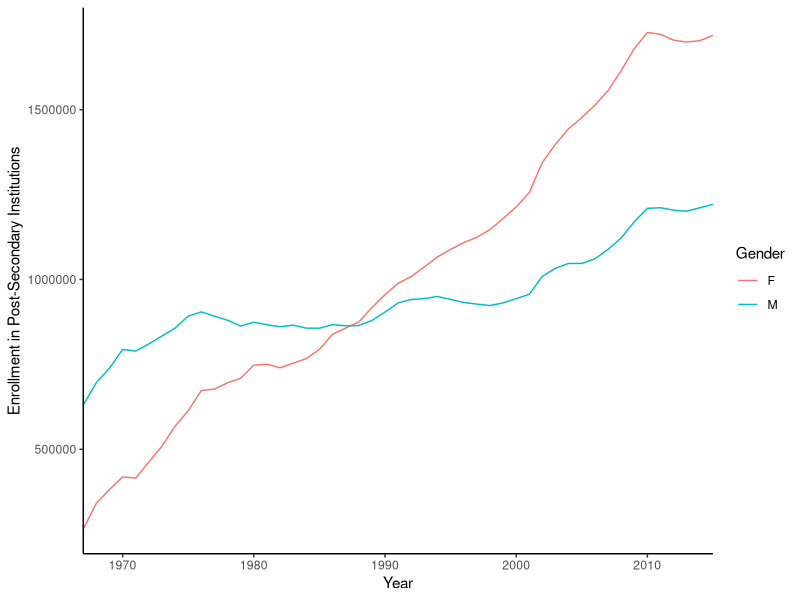
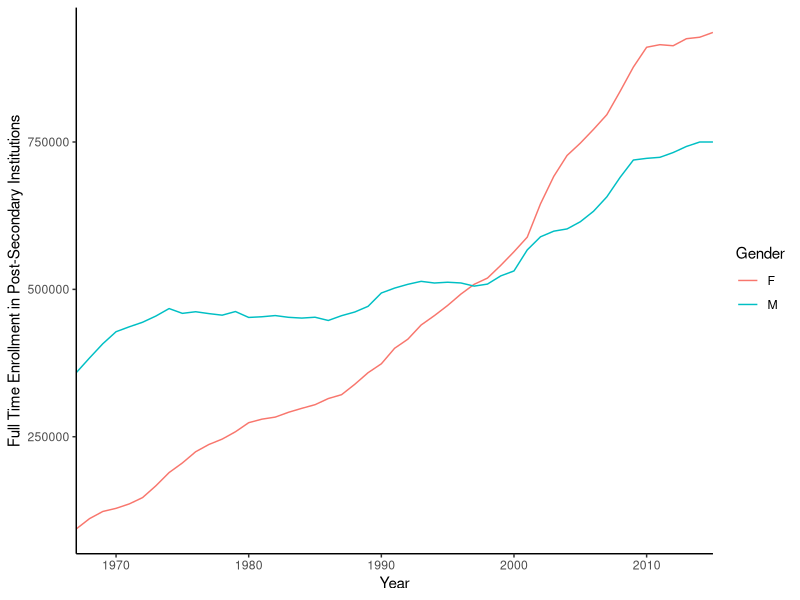
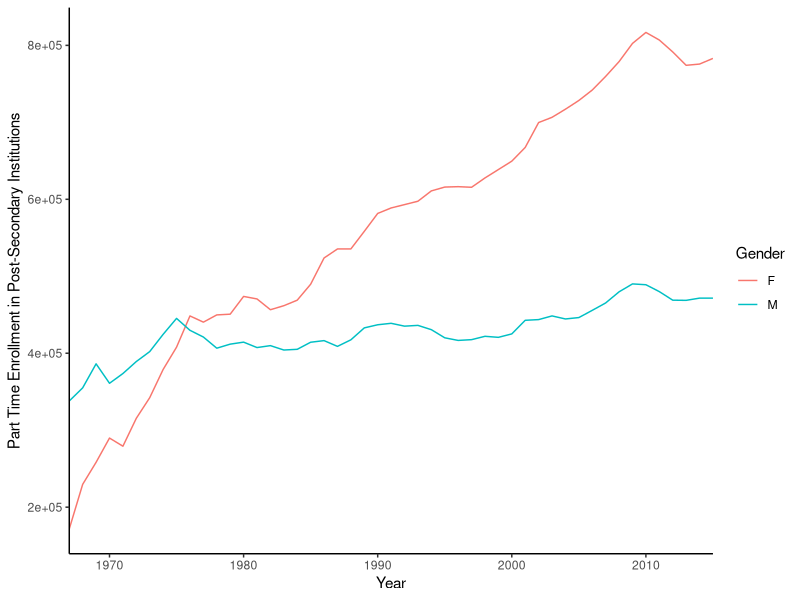
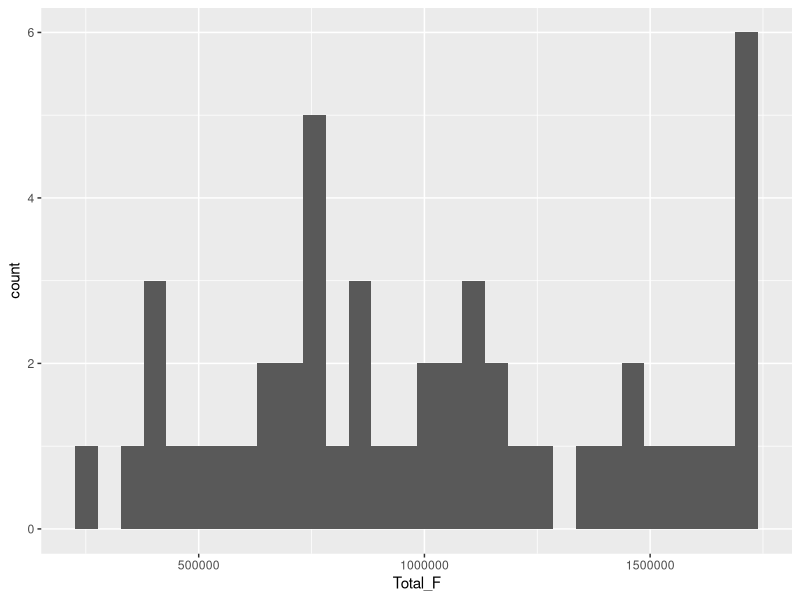
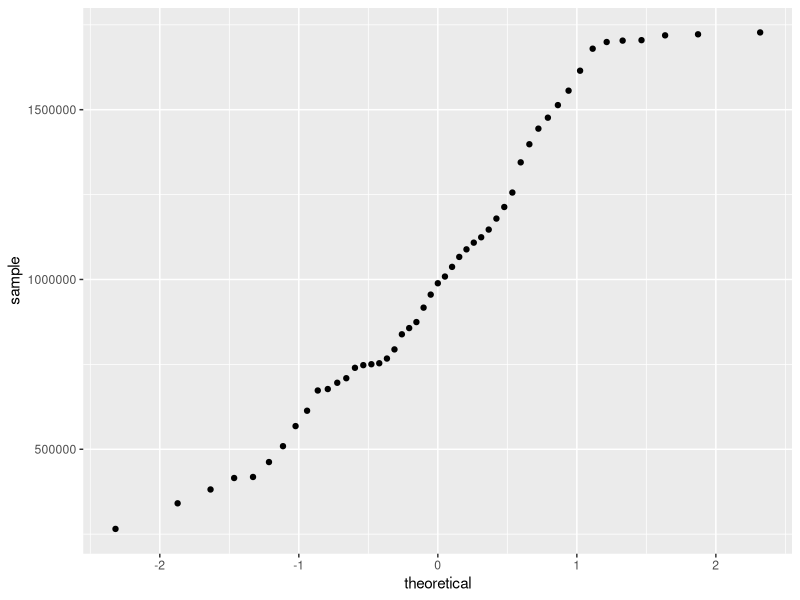
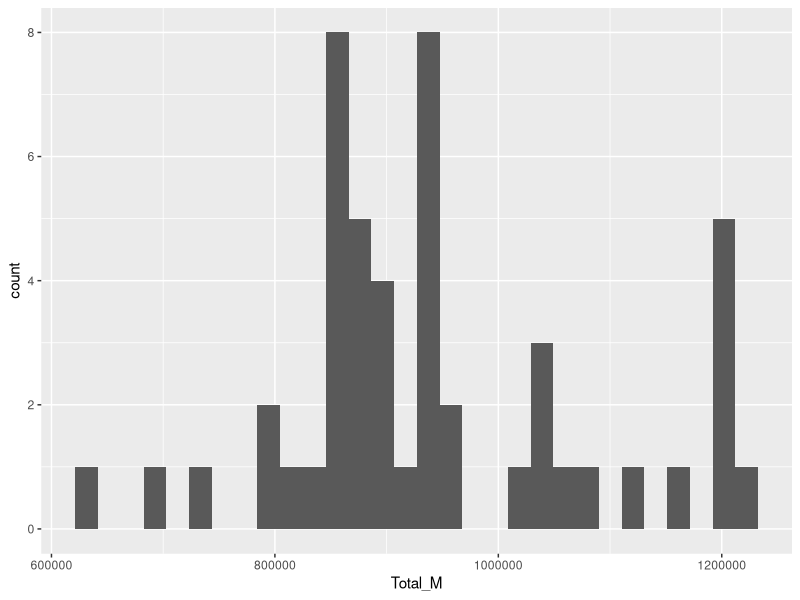
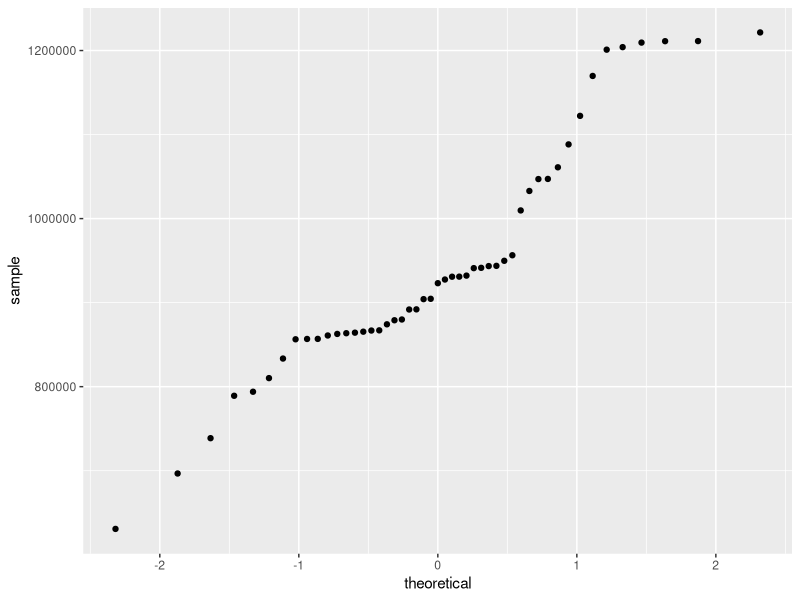
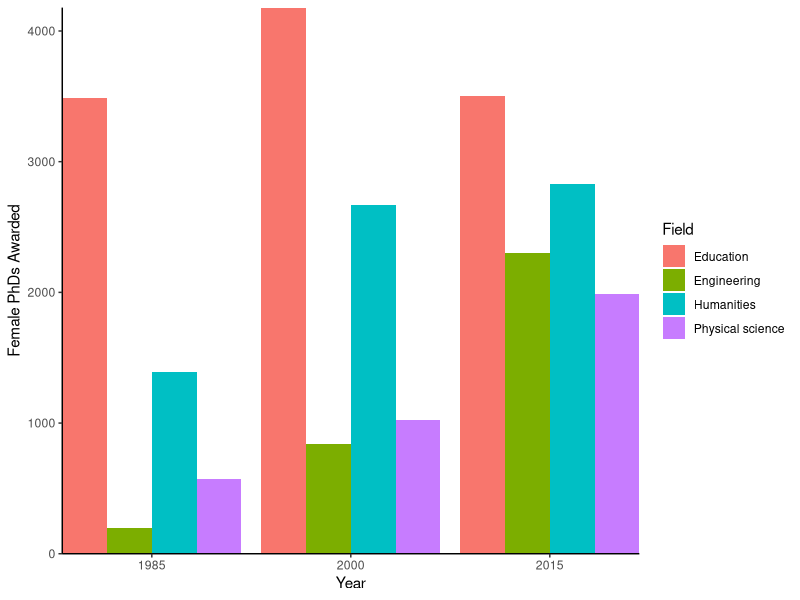

Recreate these plots in R, in order. (Note: this script raises an error after producing the figures.)
## ---- chunk 1
knitr::opts_chunk$set(echo = TRUE)
library(tidyverse)
library(car)



faculty <- read_csv("Faculty_salary_data_cleaned.csv")
grad <- read_csv("Grad_enrollment_cleaned.csv")
grad2 <- read_csv("Grad_enroll_clean2.csv")
median <- read_csv("Median_salary_cleaned.csv")
phd_fields <- read_csv("F_PhD_Fields.csv")
phd_tidy <- read_csv("PhD_tidy.csv")
phd_chi <-read_csv("Field_chisquared.csv")

## ---- chunk 2
# Exploratory line graphs

###########################This is what the assingment asks for##############################################
# total enrollment males vs females
total_enrol <- grad2 %>% 
  ggplot(aes(x = Year, y = Total)) +
  geom_line(aes(color = Gender)) +
  theme_classic() +
  labs(
    x = "Year",
    y = "Enrollment in Post-Secondary Institutions"
  ) +
  scale_x_continuous(expand=c(0,0))

total_enrol
##################################################################################

# Below are extra graphs if we want
# full time enrollment men vs women
full_time <- grad2 %>% 
  ggplot(aes(x = Year, y = Full_time)) +
  geom_line(aes(color = Gender)) +
  theme_classic() +
  labs(
    x = "Year",
    y = "Full Time Enrollment in Post-Secondary Institutions"
  ) +
  scale_x_continuous(expand=c(0,0))

full_time

# part time enrollment men vs women 

part_time <- grad2 %>% 
  ggplot(aes(x = Year, y = Part_time)) +
  geom_line(aes(color = Gender)) +
  theme_classic() +
  labs(
    x = "Year",
    y = "Part Time Enrollment in Post-Secondary Institutions"
  ) +
  scale_x_continuous(expand=c(0,0))

part_time


## ---- chunk 3
# Normality tests

Ftotal_hist <- grad %>% 
  ggplot(aes(x = Total_F)) +
  geom_histogram()

Ftotal_hist
 
Ftotal_qq <- grad %>% 
  ggplot(aes(sample = Total_F)) +
  geom_qq()

Ftotal_qq
   
  
Mtotal_hist <- grad %>% 
  ggplot(aes(x = Total_M)) +
  geom_histogram()

Mtotal_hist
 
Mtotal_qq <- grad %>% 
  ggplot(aes(sample = Total_M)) +
  geom_qq()

Mtotal_qq

## ---- chunk 4

# exploratory column graph

phd_shifts <- phd_tidy %>% 
  filter(Field == "Physical science" | Field == "Engineering" | Field == "Education" | Field == "Humanities", Sex    == "F") %>% 
  ggplot(aes(x = Year, y = Number)) +
  geom_col(aes(fill = Field), position = "dodge") +
  scale_x_continuous(expand=c(0,0), breaks = seq(1985,2015, by=15)) +
  scale_y_continuous(expand=c(0,0)) +
  theme_classic() +
  labs(
    x = "Year",
    y = "Female PhDs Awarded"
  )

phd_shifts

#chi squared test on female "is there a sigificant difference in females receiving doctoral degrees in each field in 1985, 2000 and 2015?"

#Ho - there is no association between year and number of women in each field 
#Ha - there IS an association between year and number of women in each field 


phd_chi2 <- phd_chi %>% 
  select(-Year) %>%
  filter(physical != "NA")

row.names(phd_chi2) <- c("1985","2000","2015")

#Perform chi-square 

phd_x2test <- chisq.test(phd_chi2) 

phd_x2test

#we reject the null hypothesis beacuse the p-value is < .001. The field in which women receive their doctoral degrees differs significantly between 1985, 2000 and 2015. There is a significant association between year and number of docotoral degrees awarded to women in each field. 


#next: make a table 

## ---- chunk 5
# Comparing medians use Mann-Whitney U.

################## Compare median salaries for post-doc positions ################

#First test for equal variance

# Mann-Whitney U

# Cliffs Delta (effect size)

# Actual difference in medians 

emp_male_median <- median(median$`Emp M`)
emp_female_median <- median(median$`Emp F`)
emp_male_median - emp_female_median
# median male = 75167
# median female = 71750
# difference male - female = 3417

################### compare median salaries for non-postdoc positions ###############

# Explotory histogram - male median salaries 
# bins
k <- 2*((NROW(na.omit(median$`PS M`)))^(1/3))

psmale_hist <- ggplot(median, aes(x = `PS M`)) +
  geom_histogram(bins = k) +
  theme_classic() +
  scale_x_continuous(expand = c(0,0)) +
  scale_y_continuous (expand = c(0,0))
psmale_hist

# normal - more evenly spread 

# Exploratory QQ - male median salary 

psmale_qq <- ggplot(median, aes(sample = `PS M`)) +
  geom_qq() 
psmale_qq

# overall normal, a few more abnormal points between theoretical 0 and 1 

# histogram - female median salary
#bins
k <- 2*((NROW(na.omit(median$`PS F`)))^(1/3))

psfemale_hist <- ggplot(median, aes(x = `PS F`)) +
  geom_histogram(bins = k) +
  theme_classic() +
  scale_x_continuous(expand = c(0,0)) +
  scale_y_continuous (expand = c(0,0))
psfemale_hist

# relatively normal  

# Exploratory QQ - female median salary 

psfemale_qq <- ggplot(median, aes(sample = `PS F`)) +
  geom_qq() 
psfemale_qq

# overall relatively normal

# Mann-Whitney U

# HO: Ranks are equal (medians are equal)
# HA: Ranks are NOT equal

ps_mwu <- wilcox.test(median$`PS M`, median$`PS F`)
ps_mwu

# W = 117 p-value = 0.8671 (NOT significant)

# Cliffs Delta (effect size)

ps_cliff <- cliff.delta(median$`PS M`, median$`PS F`)
ps_cliff
# Cliff delta = 0.04 (negligible)

# Actual difference in medians 

ps_male_median <- median(median$`PS M`)
ps_female_median <- median(median$`PS F`)
ps_male_median - ps_female_median
# median male = 48000
# median female = 45000
# difference male - female = 3000

############################# Box & Whisker plot Emp #################################
emp_median <- median_box %>% 
  filter(type == "emp")

empmedian_box <- ggplot(emp_median, aes(x = sex, y = salary)) +
  geom_boxplot()+
  theme(panel.grid.major = element_blank(), panel.grid.minor = element_blank(),
        panel.background = element_blank(), axis.line = element_line(colour = "black"),text = element_text(family = "Arial"))+
  xlab("Sex")+
  ylab("Median Salary") +
  ggtitle("Median Salary by Sex for Employment") +
  theme(plot.title = element_text(hjust = 0.5)) 
  
empmedian_box

########################### Box & Whisker plot Postdoc ###############################
ps_median <- median_box %>% 
  filter(type == "ps")

psmedian_box <- ggplot(ps_median, aes(x = sex, y = salary)) +
  geom_boxplot()+
  theme(panel.grid.major = element_blank(), panel.grid.minor = element_blank(),
        panel.background = element_blank(), axis.line = element_line(colour = "black"),text = element_text(family = "Arial"))+
  xlab("Sex")+
  ylab("Median Salary") +
  ggtitle("Median Salary by Sex for Postdoctoral Employment") +
  theme(plot.title = element_text(hjust = 0.5)) 
  
psmedian_box
## ---- chunk 6

# tests on the data

# correlation years since phd and years faculty service
yrs_plot <- faculty %>% 
  ggplot(aes(x = Yrs_Since_PhD, y = Yrs_Faculty_Service)) +
  geom_point(aes(color = Sex), alpha = 0.5)

yrs_plot

#correlation years faculty service vs salary

service_plot <- faculty %>% 
  ggplot(aes(x = Yrs_Faculty_Service, y = Salary)) +
  geom_point(aes(color = Sex), alpha = 0.5)

service_plot

#correlation years faculty service v salary 

salary_yrs_plot <- faculty %>% 
  ggplot(aes(x = Yrs_Since_PhD, y = Salary)) +
  geom_point(aes(color = Sex), alpha = 0.5)

salary_yrs_plot

# change reference levles

# Rank: reference level = profesor
faculty$Rank <- factor(faculty$Rank)
faculty$Rank <- fct_relevel(faculty$Rank, "Prof")

# aggregate model 
salary_lm1 <- lm(Salary ~ Rank + Yrs_Since_PhD + Yrs_Faculty_Service + Sex + Discipline, data = faculty)

vif(salary_lm1)
# yrs since phd = 7
# yrs faculty service = 5.9
# everything else less than 4

# summarized model

salary_lm2 <- lm(Salary ~ Rank + Yrs_Faculty_Service + Sex + Discipline, data = faculty)

#vif test on lm2

vif(salary_lm2)

#AIC on both models 

AIC(salary_lm1)
AIC(salary_lm2)

#lm1 has a lower AIC, but our judegement tells us lm2 is probably better 
